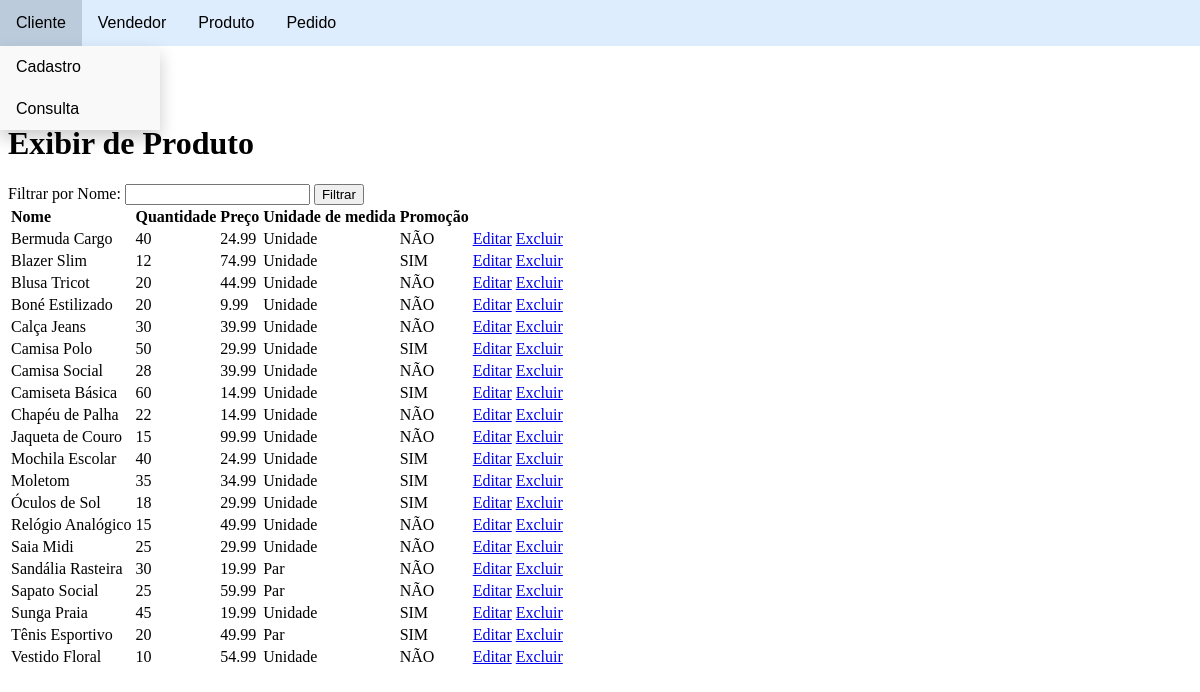
Screenshot of /produto/consultarProduto.php with the database file from the repository.
### tables this page shows
CREATE TABLE tb_produto(
	id INTEGER AUTO_INCREMENT PRIMARY KEY,
	nome VARCHAR(100),
	qtde_estoque INTEGER,
	preco NUMERIC(10,2),
	unidade_medida VARCHAR(20),
	promocao CHAR(3)  
) engine INNODB;

### produto/consultarProduto.php (the view, shortened to what this page needs)
<!DOCTYPE html>
    <html lang="pt-br">
    <head>
    </head>
    <body>
        <?php include('../navbar.php');
        ?>
        <h1>Exibir de Produto</h1>
        <form>
            <label>Filtrar por Nome:</label>
            <input type="text" id="filtro_nome" name="filtro_nome">
            <button type="submit">Filtrar</button>
        </form>
        <form method="post">
            <table>
                <?php
                    include('../conexao.php');
                    $query = "SELECT * FROM tb_produto ";
                    $query .= " ORDER BY nome";
                    $resultado = mysqli_query($con, $query) or die(mysqli_connect_error());
                    echo "<tr>";
                    echo "<td> <b> Nome </b> </td>";
                    echo "<td> <b> Quantidade </b> </td>";
                    echo "<td> <b> Preço </b> </td>";
                    echo "<td> <b> Unidade de medida </b> </td>";
                    echo "<td> <b> Promoção </b> </td>";
                    echo "</tr>";
                    while ($registro = mysqli_fetch_array($resultado)){
                        echo "<tr>";
                        echo "<td>".$registro['nome']."</td>";
                        echo "<td>".$registro['qtde_estoque']."</td>";
                        echo "<td>".$registro['preco']."</td>";
                        echo "<td>".$registro['unidade_medida']."</td>";
                        echo "<td>".$registro['promocao']."</td>";
                        echo "<td> <a href='atualizarProduto.php?id=".$registro['id']."'> Editar </a></td>";
                        echo "<td> <a href='excluirProduto.php?id=".$registro['id']."'> Excluir </a></td>";
                        echo "</tr>";
                    }
                ?>
            </table>
        </form>
    </body>
</html>

### rows the page displays
tb_produto: nome "Bermuda Cargo", qtde_estoque "40", preco "24.99", unidade_medida "Unidade", promocao "NÃO"
tb_produto: nome "Blazer Slim", qtde_estoque "12", preco "74.99", unidade_medida "Unidade", promocao "SIM"
tb_produto: nome "Blusa Tricot", qtde_estoque "20", preco "44.99", unidade_medida "Unidade", promocao "NÃO"
tb_produto: nome "Boné Estilizado", qtde_estoque "20", preco "9.99", unidade_medida "Unidade", promocao "NÃO"
tb_produto: nome "Calça Jeans", qtde_estoque "30", preco "39.99", unidade_medida "Unidade", promocao "NÃO"
tb_produto: nome "Camisa Polo", qtde_estoque "50", preco "29.99", unidade_medida "Unidade", promocao "SIM"
tb_produto: nome "Camisa Social", qtde_estoque "28", preco "39.99", unidade_medida "Unidade", promocao "NÃO"
tb_produto: nome "Camiseta Básica", qtde_estoque "60", preco "14.99", unidade_medida "Unidade", promocao "SIM"
tb_produto: nome "Chapéu de Palha", qtde_estoque "22", preco "14.99", unidade_medida "Unidade", promocao "NÃO"
tb_produto: nome "Jaqueta de Couro", qtde_estoque "15", preco "99.99", unidade_medida "Unidade", promocao "NÃO"
tb_produto: nome "Mochila Escolar", qtde_estoque "40", preco "24.99", unidade_medida "Unidade", promocao "SIM"
tb_produto: nome "Moletom", qtde_estoque "35", preco "34.99", unidade_medida "Unidade", promocao "SIM"
tb_produto: nome "Óculos de Sol", qtde_estoque "18", preco "29.99", unidade_medida "Unidade", promocao "SIM"
tb_produto: nome "Relógio Analógico", qtde_estoque "15", preco "49.99", unidade_medida "Unidade", promocao "NÃO"
tb_produto: nome "Saia Midi", qtde_estoque "25", preco "29.99", unidade_medida "Unidade", promocao "NÃO"
tb_produto: nome "Sandália Rasteira", qtde_estoque "30", preco "19.99", unidade_medida "Par", promocao "NÃO"
tb_produto: nome "Sapato Social", qtde_estoque "25", preco "59.99", unidade_medida "Par", promocao "NÃO"
tb_produto: nome "Sunga Praia", qtde_estoque "45", preco "19.99", unidade_medida "Unidade", promocao "SIM"
tb_produto: nome "Tênis Esportivo", qtde_estoque "20", preco "49.99", unidade_medida "Par", promocao "SIM"
tb_produto: nome "Vestido Floral", qtde_estoque "10", preco "54.99", unidade_medida "Unidade", promocao "NÃO"
